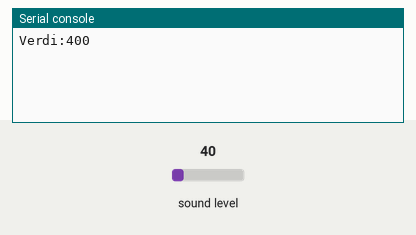
Simulated run of this program. Board: BBC micro:bit (MakeCode). Shown: the last lines printed to the serial console. The test bench sets the inputs (shaded band); at power-on: sound level 40.

Above: at 1.2 s.
1.3 s: sound level set to 5
At 6.8 s:
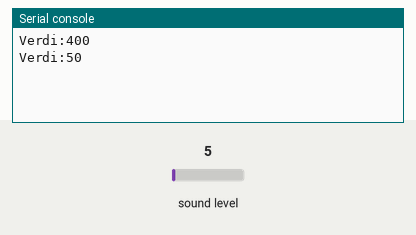
8.0 s: sound level set to 64
At 13.3 s:
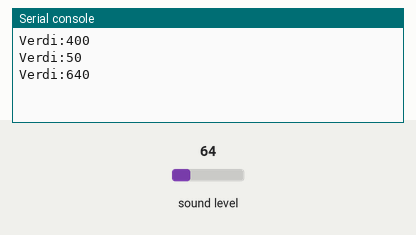
Timing chart, 0 to 14.8 s (numbered marks = the images above; inputs shaded):
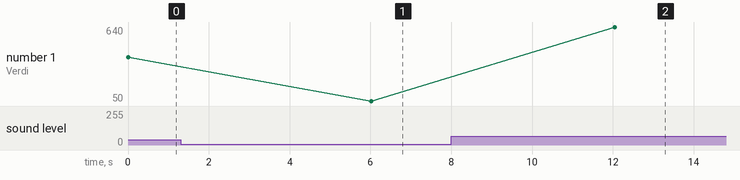

Measured:
- after the input at 1.3 s, the serial console: prints a new line after 4.7 s (image 1)
- after the input at 8.0 s, the serial console: prints a new line after 4.0 s (image 2)
- plotted number 1: 400 → 50 after the input at 1.3 s, 50 → 640 after the input at 8.0 s

The program:

main.ts
```typescript
let Lyd = "Verdi"
let Lydnivå_Verdi = 0
function ReadSensor(): number {
    return input.soundLevel()*10
}

basic.forever(function on_forever() {
    let Lydnivå_Verdi: number;
    Lydnivå_Verdi
    Lydnivå_Verdi = ReadSensor()
    serial.writeValue(Lyd, Lydnivå_Verdi)
    basic.pause(6000)
})
```

test.ts
```typescript
// testene settes inn her; disse vil ikke kompilert så lenge denne pakken blir brukt som en utvidelse.
```
